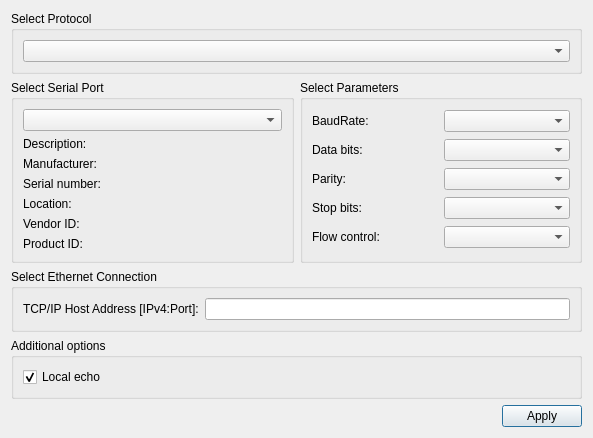
<?xml version="1.0" encoding="UTF-8"?>
<ui version="4.0">
 <class>SettingsDialog</class>
 <widget class="QDialog" name="SettingsDialog">
  <property name="geometry">
   <rect>
    <x>0</x>
    <y>0</y>
    <width>593</width>
    <height>390</height>
   </rect>
  </property>
  <property name="windowTitle">
   <string>Settings</string>
  </property>
  <layout class="QGridLayout" name="gridLayout_3">
   <item row="3" column="0" colspan="2">
    <widget class="QGroupBox" name="additionalOptionsGroupBox">
     <property name="title">
      <string>Additional options</string>
     </property>
     <layout class="QVBoxLayout" name="verticalLayout">
      <item>
       <widget class="QCheckBox" name="localEchoCheckBox">
        <property name="text">
         <string>Local echo</string>
        </property>
        <property name="checked">
         <bool>true</bool>
        </property>
       </widget>
      </item>
     </layout>
    </widget>
   </item>
   <item row="1" column="0">
    <widget class="QGroupBox" name="selectBox">
     <property name="title">
      <string>Select Serial Port</string>
     </property>
     <layout class="QGridLayout" name="gridLayout">
      <item row="0" column="0">
       <widget class="QComboBox" name="serialPortInfoListBox"/>
      </item>
      <item row="1" column="0">
       <widget class="QLabel" name="descriptionLabel">
        <property name="text">
         <string>Description:</string>
        </property>
       </widget>
      </item>
      <item row="2" column="0">
       <widget class="QLabel" name="manufacturerLabel">
        <property name="text">
         <string>Manufacturer:</string>
        </property>
       </widget>
      </item>
      <item row="3" column="0">
       <widget class="QLabel" name="serialNumberLabel">
        <property name="text">
         <string>Serial number:</string>
        </property>
       </widget>
      </item>
      <item row="4" column="0">
       <widget class="QLabel" name="locationLabel">
        <property name="text">
         <string>Location:</string>
        </property>
       </widget>
      </item>
      <item row="5" column="0">
       <widget class="QLabel" name="vidLabel">
        <property name="text">
         <string>Vendor ID:</string>
        </property>
       </widget>
      </item>
      <item row="6" column="0">
       <widget class="QLabel" name="pidLabel">
        <property name="text">
         <string>Product ID:</string>
        </property>
       </widget>
      </item>
     </layout>
    </widget>
   </item>
   <item row="1" column="1">
    <widget class="QGroupBox" name="parametersBox">
     <property name="title">
      <string>Select Parameters</string>
     </property>
     <layout class="QGridLayout" name="gridLayout_2">
      <item row="0" column="0">
       <widget class="QLabel" name="baudRateLabel">
        <property name="text">
         <string>BaudRate:</string>
        </property>
       </widget>
      </item>
      <item row="0" column="1">
       <widget class="QComboBox" name="baudRateBox"/>
      </item>
      <item row="1" column="0">
       <widget class="QLabel" name="dataBitsLabel">
        <property name="text">
         <string>Data bits:</string>
        </property>
       </widget>
      </item>
      <item row="1" column="1">
       <widget class="QComboBox" name="dataBitsBox"/>
      </item>
      <item row="2" column="0">
       <widget class="QLabel" name="parityLabel">
        <property name="text">
         <string>Parity:</string>
        </property>
       </widget>
      </item>
      <item row="2" column="1">
       <widget class="QComboBox" name="parityBox"/>
      </item>
      <item row="3" column="0">
       <widget class="QLabel" name="stopBitsLabel">
        <property name="text">
         <string>Stop bits:</string>
        </property>
       </widget>
      </item>
      <item row="3" column="1">
       <widget class="QComboBox" name="stopBitsBox"/>
      </item>
      <item row="4" column="0">
       <widget class="QLabel" name="flowControlLabel">
        <property name="text">
         <string>Flow control:</string>
        </property>
       </widget>
      </item>
      <item row="4" column="1">
       <widget class="QComboBox" name="flowControlBox"/>
      </item>
     </layout>
    </widget>
   </item>
   <item row="4" column="0" colspan="2">
    <layout class="QHBoxLayout" name="horizontalLayout">
     <item>
      <spacer name="horizontalSpacer">
       <property name="orientation">
        <enum>Qt::Horizontal</enum>
       </property>
       <property name="sizeHint" stdset="0">
        <size>
         <width>96</width>
         <height>20</height>
        </size>
       </property>
      </spacer>
     </item>
     <item>
      <widget class="QPushButton" name="applyButton">
       <property name="text">
        <string>Apply</string>
       </property>
      </widget>
     </item>
    </layout>
   </item>
   <item row="2" column="0" colspan="2">
    <widget class="QGroupBox" name="tcpGroupBox">
     <property name="title">
      <string>Select Ethernet Connection</string>
     </property>
     <layout class="QGridLayout" name="gridLayout_5">
      <item row="1" column="0">
       <widget class="QLabel" name="ipPortLabel">
        <property name="text">
         <string>TCP/IP Host Address [IPv4:Port]:</string>
        </property>
       </widget>
      </item>
      <item row="1" column="1">
       <widget class="QLineEdit" name="ipPortLineEdit"/>
      </item>
     </layout>
    </widget>
   </item>
   <item row="0" column="0" colspan="2">
    <widget class="QGroupBox" name="protocolGroupBox">
     <property name="title">
      <string>Select Protocol</string>
     </property>
     <layout class="QGridLayout" name="gridLayout_4">
      <item row="0" column="0">
       <widget class="QComboBox" name="protocolListBox"/>
      </item>
     </layout>
    </widget>
   </item>
  </layout>
 </widget>
 <resources/>
 <connections/>
</ui>
